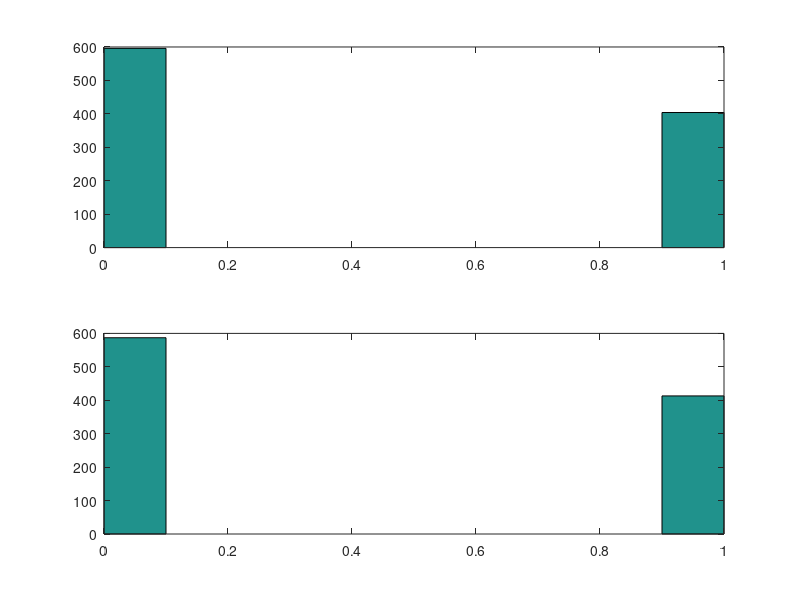
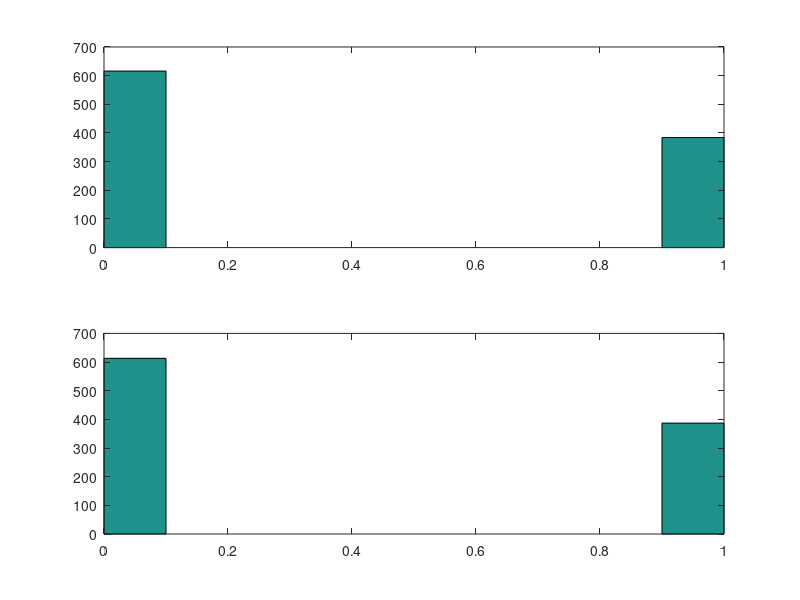
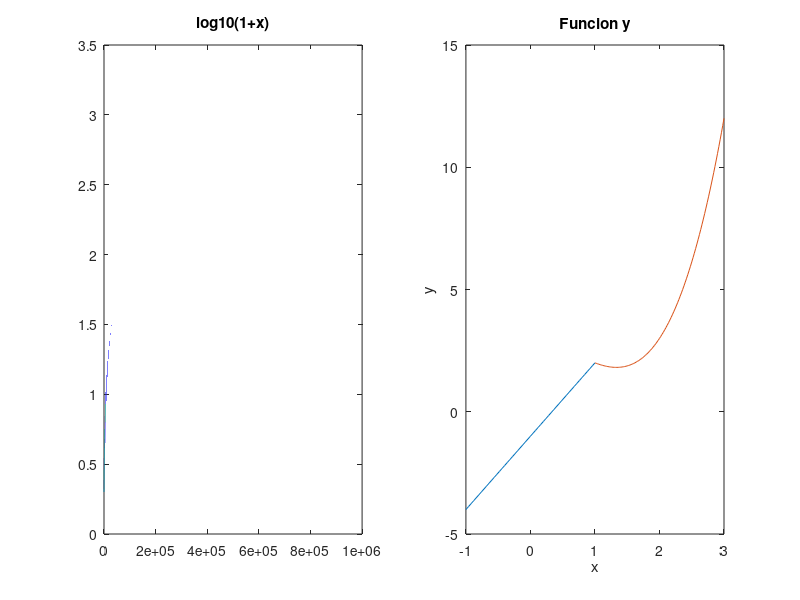
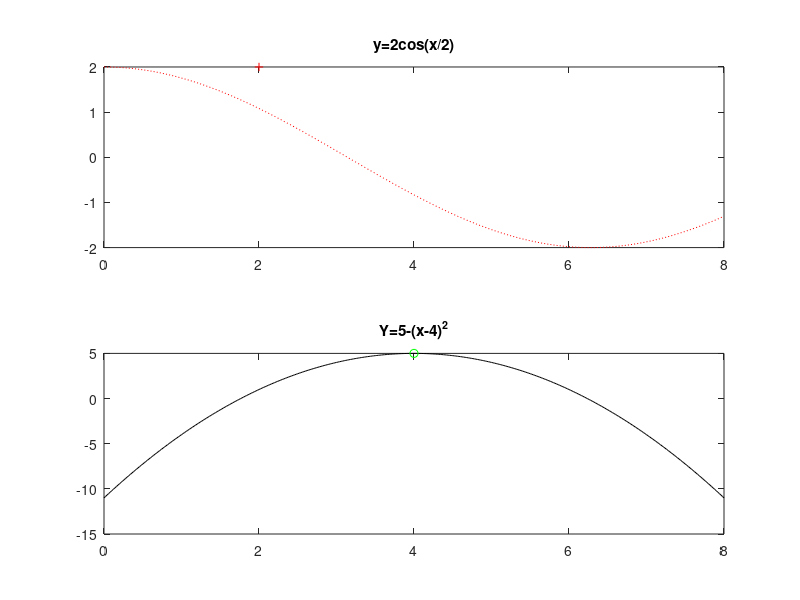

MATLAB code for these plots, in order: (Note: this script raises an error after producing the figures.)
%% LSC Practica 1
%% Ejercicio 1.1.1
clc
clear all
close all
% x con longitud 1000
len = 1000;
xaux = rand(1,len);
% para convertir, todos los valores de rand, se pone la condicion que el
% 60% sean 0, y el 40% sean 1.
x = [(xaux > 0.6)];


%x e y tienen la misma longitud
ylen= length(x);
yaux = rand(1, ylen);
% x e y tienen el 90% de ser iguales
yaux = [yaux > 0.9];
%por tanto el 10% es de ser distintas, con xor
y = xor(x, yaux);

figure
s(1) = subplot(2,1,1);
s(2) = subplot(2,1,2);
hist(s(1), x)
hist(s(2), y)

res = [x~= y];
dif = sum(res); 
%% Ejercicio 1.1.2
clc
clear all
close all
% x con longitud 1000
len = 1000;
xaux = rand(1,len);
% para convertir, todos los valores de rand, se pone la condicion que el
% 60% sean 0, y el 40% sean 1.
x = [(xaux > 0.6)];


%x e y tienen la misma longitud
ylen= length(x);
yaux = rand(1, ylen);
% x e y tienen el 90% de ser iguales
yaux = [yaux > 0.995];
%por tanto el 10% es de ser distintas, con xor
y = xor(x, yaux);

figure
s(1) = subplot(2,1,1);
s(2) = subplot(2,1,2);
hist(s(1), x)
hist(s(2), y)

res = [x~= y];
dif = sum(res); 

%% Ejercicio 1.1.3
clc
clear all
close all
%inicializo/creo la matriz 
A = zeros(10, 20);


for n=1:10,
    for m=1:20,
        A(n,m) = 5 * n + (-1).^m;
    end
end

% Suma con el metodo 1
suma_for = 0;
pos = m*n;
for k=1:pos
    suma_for = suma_for + A(k);
end
  
% Suma con el metodo 2
% sum(A,2) devuelve una matriz de una columna con la suma de cada fila.
suma2 = sum(sum(A,2)); 

% Suma con el metodo
% sum(A,1) devuelve una matriz de una fila con la suma de cada columna.
suma3 = sum(sum(A,1)); 
%% Ejercicio 1.1.4
clc
clear all
close all
% ind =find(x==numero_buscado)
% z(ind)
%TODO DEPENDE DE LO QUE PASOS QUE DES
h = 0.001;% el paso debe ser pequeño, 
%para que la aproximacion sea buena
x = 1:h:1000;%debe ser positivo
y = log10(1+x);
z = diff(y/h);

figure
subplot(1,2,1)
plot(y)
title('log10(1+x)')
subplot(1,2,2)
plot(z)

a = [0:h:4];
f = (cos(a./2)).^2;
int = cumsum(f)*h; 
% lo que va valiendo la integral de 0 a 4 en pasos 
%de 1, si variamos el paso de 1 a 0,01
int2 = sum(f)*h 
% el sumatorio final, la cifra final del sumatorio, se debe 
%multipicar por el paso que se de.
%% Ejercicio 1.1.5
clc
close all
clear all

x1 = -1:0.04:1;
y1 =  (3.*x1) - 1 ;

x2 = 1:0.02:3;
y2 = ((x2.^3) + (-2*(x2.^2)) + 3);

plot(x1, y1)
hold on
plot(x2, y2)
title('Funcion y');
xlabel('x');
ylabel('y');

%% Ejercicio 1.1.6
clc
clear all
close all
x = 0:0.02:8;

y = 2 .* cos(x ./ 2);

figure; 
subplot(2,1,1); 
plot(x, y, 'r:', 2, 2, 'r+')
title('y=2cos(x/2)')


z = 5 - (x-4).^2;
subplot(2,1,2); 

[m, b] = max(z);
x_max= x(b);

plot(x, z, 'k')
hold on;
plot(x_max, m, 'go') 
title('Y=5-(x-4)^2')

%%
clear all
clc
x = [1 2 18 25 69 3 7 8 9 10];

y = mifuncion(x, 5)